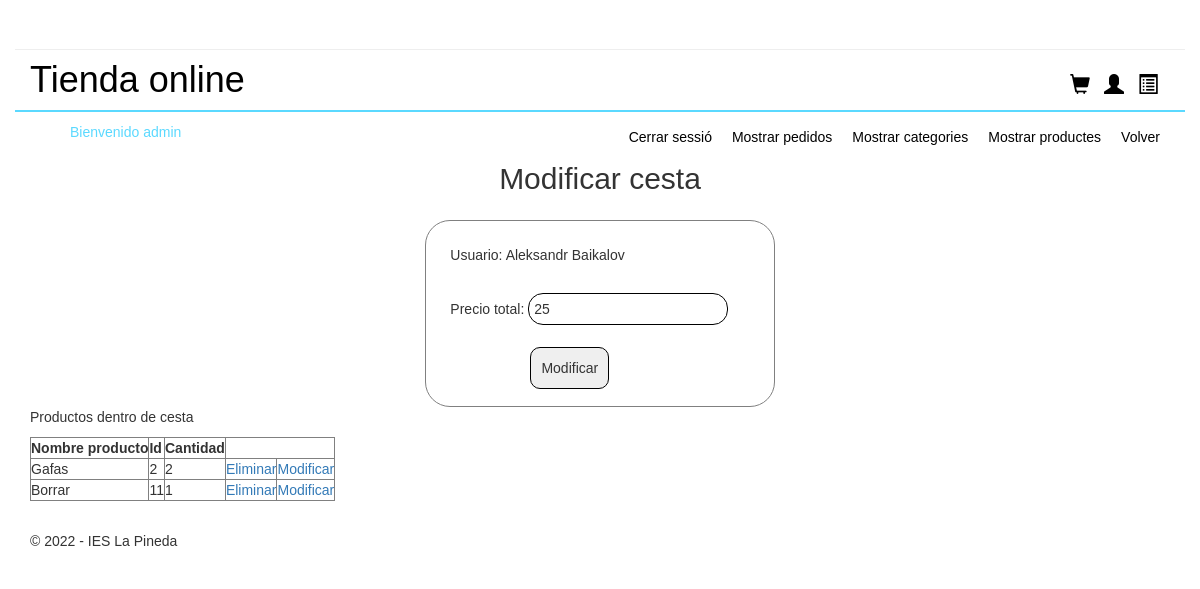
/admin/admin.php?controller=Cesta&action=iniciarModificarCesta&id_cesta=23 (signed in), run on an earlier commit of the app's database.
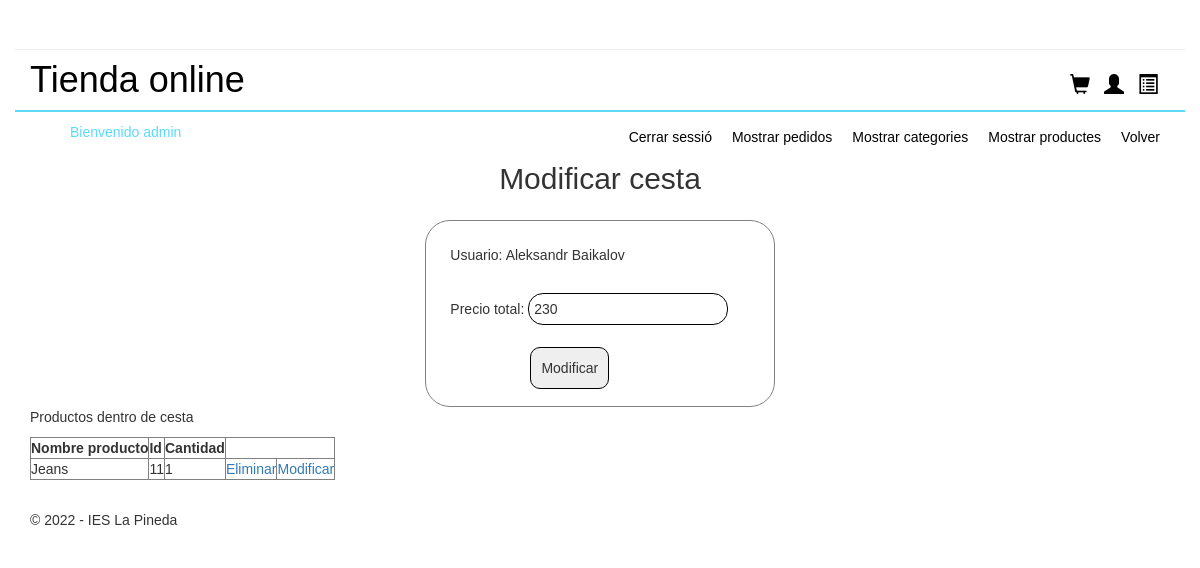
And on a later commit of the database.
### tables this page shows
CREATE TABLE `cestas` (
  `id_cesta` int(15) NOT NULL,
  `fk_id_usuario` int(15) NOT NULL,
  `precio_total` int(15) NOT NULL
);

CREATE TABLE `productos` (
  `id_producto` int(11) NOT NULL,
  `nombre` varchar(255) NOT NULL,
  `descripcion` varchar(255) NOT NULL,
  `cantidad` int(255) NOT NULL,
  `precio` float NOT NULL,
  `categoria` int(255) NOT NULL,
  `foto` varchar(255) NOT NULL,
  `isactive` int(1) NOT NULL
);

### models/database.php (called while the page is built, shortened)
<?php
class Database{
    public function __construct(){
        $servername = "localhost";
        $dbname= "botiga";
        $username = "root";
        $password = "";
		$this->db = new PDO("mysql:host=$servername;dbname=$dbname",$username, $password);
    }
}

### admin/models/cesta.php (called while the page is built, shortened)
<?php
require_once("../models/database.php");
class Cesta extends Database
{
    private $id_cesta;
    private $fk_id_usuario;
    private $lista_productos;
    private $precio_total;
    function getIdCesta()
    {
        return $this->id_cesta;
    }
    function getNombreUsuario()
    {
        $id_usuario = strval($this->fk_id_usuario);
        $sql = "SELECT nombre FROM usuarios WHERE id_usuario = ".$id_usuario;
        $result = $this->db->query($sql);
        $row = $result->fetch(PDO::FETCH_ASSOC);
        $nombre = $row['nombre'];
        return $nombre;
    }
    function getListaProductos()
    {
        return $this->lista_productos;
    }
    function getPrecioTotal()
    {
        return $this->precio_total;
    }
    function setIdCesta($id_cesta)
    {
        $this->id_cesta = $id_cesta;
    }
    function conectar()
    {
        $this->db->query("SET NAMES 'utf8'");
    }
    function fetchCesta() {
        $sql = "SELECT * FROM cestas WHERE id_cesta = ".$this->id_cesta;
        $result = $this->db->query($sql);
        $row = $result->fetch(PDO::FETCH_ASSOC);
        $this->fk_id_usuario = $row['fk_id_usuario'];
        $this->precio_total = $row['precio_total'];
        $sql = "SELECT * FROM cesta_productos WHERE fk_id_cesta = ".$this->id_cesta;
        $result = $this->db->query($sql);
        for ($i = 0; $i < $result->rowCount(); $i++) {
            $row = $result->fetch(PDO::FETCH_ASSOC);
            $id_producto = $row['fk_id_producto'];
            $sql = "SELECT * FROM productos WHERE id_producto = " . $id_producto;
            $result2 = $this->db->query($sql);
            $row2 = $result2->fetch(PDO::FETCH_ASSOC);
            $this->lista_productos[$i]['nombre'] = $row2['nombre'];
            $this->lista_productos[$i]['fk_id_producto'] = $row2['id_producto'];
            $this->lista_productos[$i]['cantidad'] = $row['cantidad'];
        }
    }
}

### admin/views/mostrarProductosCesta.php (the view, shortened to what this page needs)
<?php
  if ($_SESSION['role'] == 'admin') {
   echo "<table border='1'>";
    echo "<p>Productos dentro de cesta</p>";
    echo "<table border='1'>";
    echo "<tr>";
    echo "<th>Nombre producto</th>";
    echo "<th>Id</th>";
    echo "<th>Cantidad</th>";
    echo "</tr>";
  if (isset($todosLosProductosCesta)) {
    foreach ($todosLosProductosCesta as $producto) {
      echo "<tr>";
      echo "<td>". $producto['nombre'] . "</td>";
      echo "<td>".$producto['fk_id_producto']."</td>";
      echo "<td>". $producto['cantidad'] . "</td>";
      echo "<td><a href='?controller=Cesta&action=eliminarProductoCesta&fk_id_producto=".$producto['fk_id_producto']."&fk_id_cesta=".$cesta->getIdCesta()."'>Eliminar</a></td>";
      echo "<td><a href='?controller=Cesta&action=iniciarModificarProductoCesta&fk_id_producto=".$producto['fk_id_producto']."&fk_id_cesta=".$cesta->getIdCesta()."&cantidad=".$producto['cantidad']."'>Modificar</a></td>";
      echo "</tr>";
  }
  } else {
    echo "<p>No hay productos en la cesta</p>";
  }
    echo "</table>";
} else {
  echo "<p>Debes ser administrador para ver esta pagina</p>";
  header("Refresh:3; url=admin.php");
}
?>

### admin/views/modificarCesta.php (shortened to what this page needs)
<h2 id="titulo_modcategorias">Modificar cesta</h2>
<form action="admin.php?controller=Cesta&action=modificarCesta" method="post" id="form_modcestapedido">
    <p id="activo_modcestaproducto">Usuario:</p>
    <?php
    echo $cesta->getNombreUsuario();
    ?>
    <br />
    <p id="activo_modcestaproducto">Precio total:</p>
    <input class="mod_cestapedidos" type="text" name="precio_total" value="<?php echo $cesta->getPrecioTotal() ?>">
    <br />
    <input id="submit_modcestapedidos" type="submit" value="Modificar">
</form>
<?php
    $todosLosProductosCesta = $cesta->getListaProductos();
    require_once "./views/mostrarProductosCesta.php";
    ?>

What changed in the data, as far as the page shows it:
no longer on this page (row edited): productos: nombre "Gafas", fk_id_producto "2", cantidad "2"
changed cestas: precio_total "25" → "230"
changed productos id 11: nombre "Borrar" → "Jeans"
